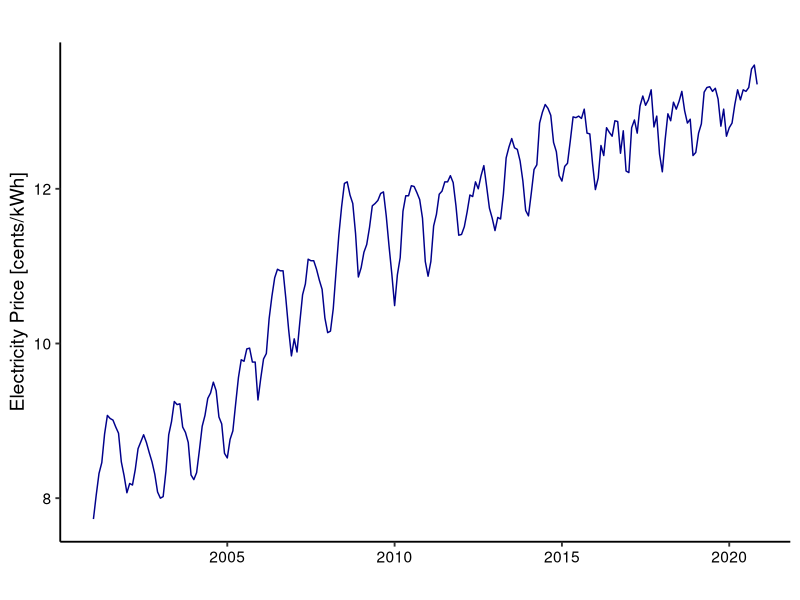
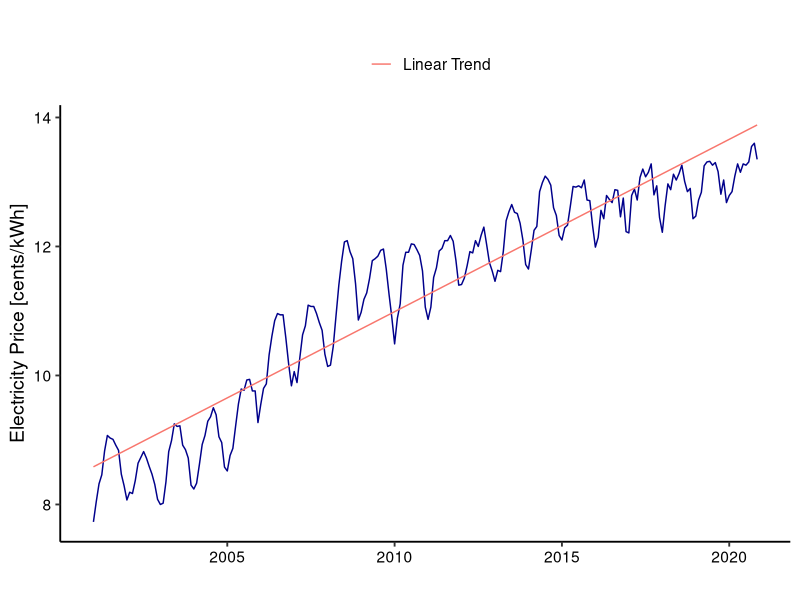
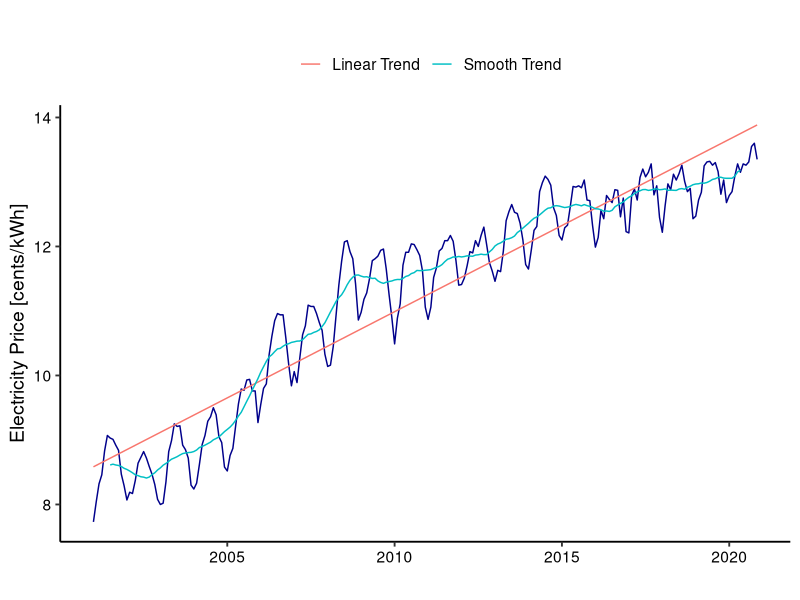
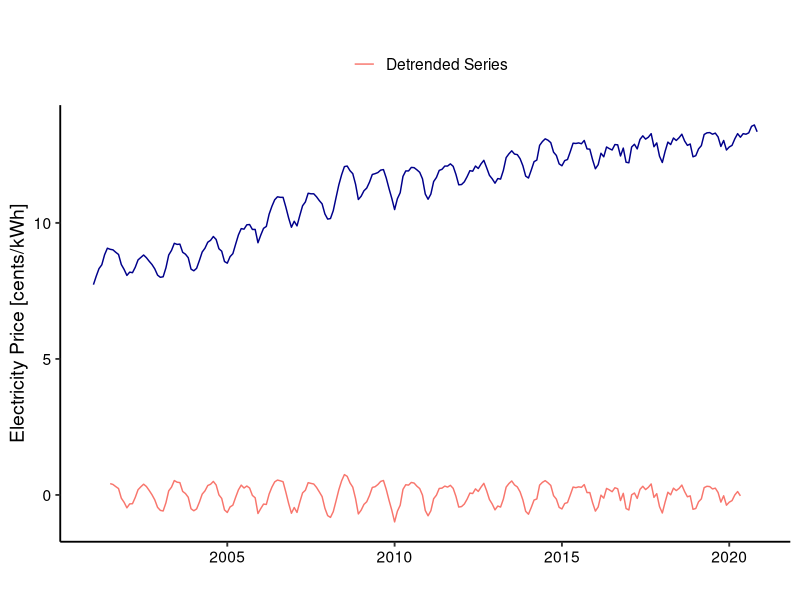
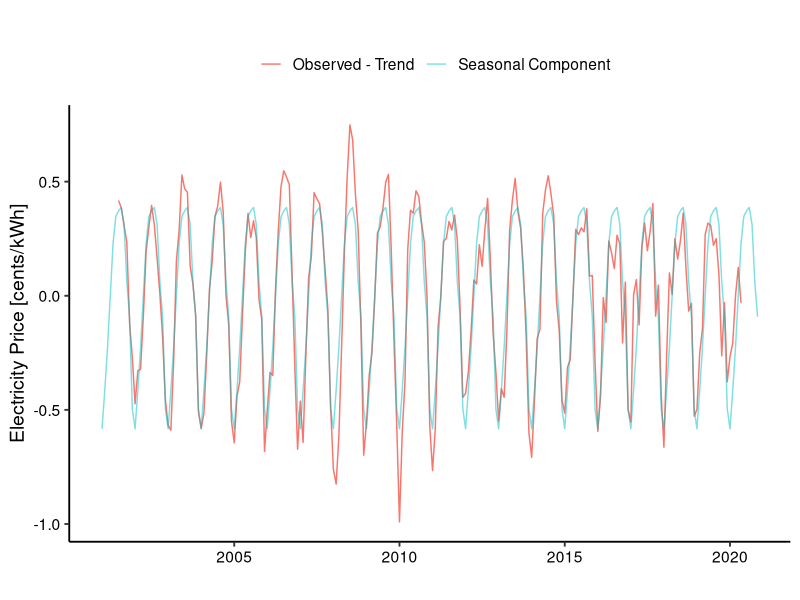
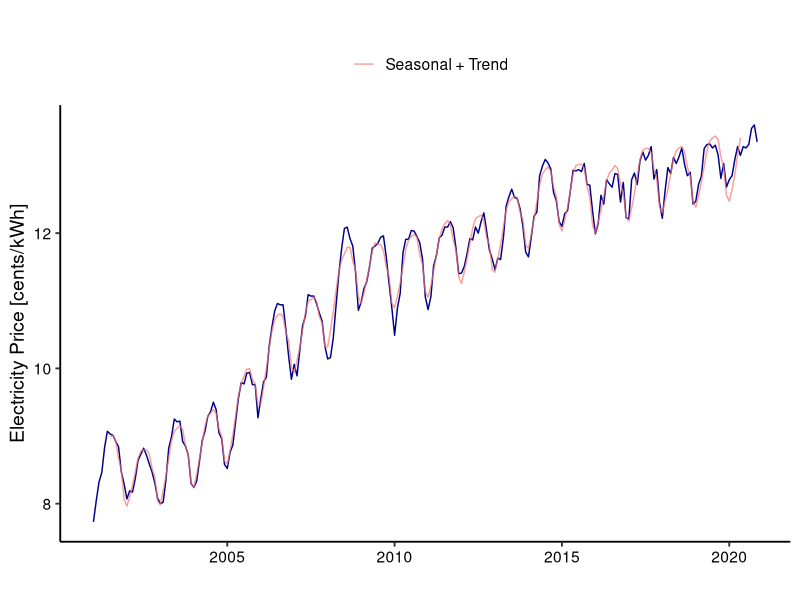
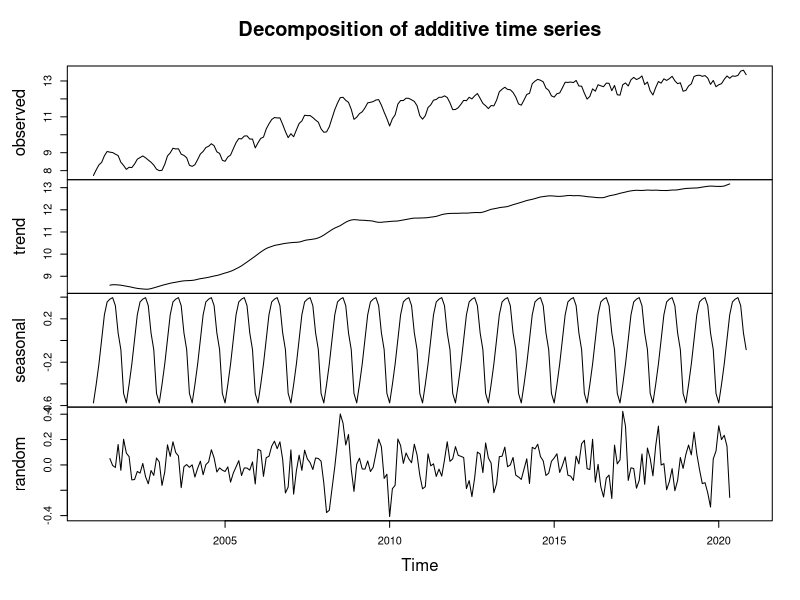
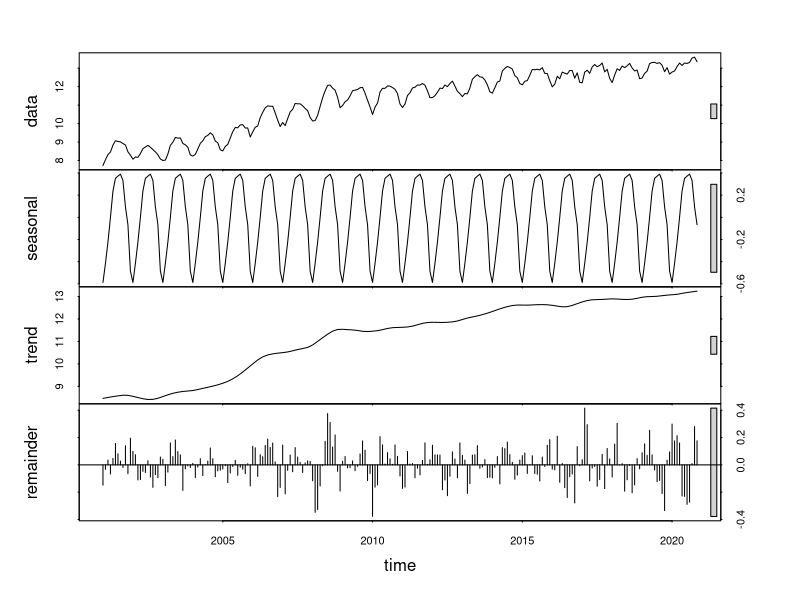

R code for these plots, in order:
## ---- chunk 1
library(tidyverse)
library(lubridate)
library(forecast)

mytheme <- theme_classic(base_size = 14) +
  theme(axis.text = element_text(color = "black"), 
        legend.position = "top") 
theme_set(mytheme)
## ---- chunk 2

#Importing time series data from csv file#
original_data <- read.csv("./Data/Processed/ElectricityPrice.csv")

nobs <- nrow(original_data)
head(original_data,10)

## ---- chunk 3
year1 <- year(original_data$Date[1])
month1 <- month(original_data$Date[1])
ts_original_data <- ts(original_data$Residential,start=c(year1,month1),frequency=12) 
ts_original_data
## ---- chunk 4

autoplot(ts_original_data, color="darkblue") +
    ylab("Electricity Price [cents/kWh]") +
    xlab("")
  

## ---- chunk 5
#create vector t
t <- c(1:nobs)

#combine t and original into one data frame
data <- data.frame("t"=t,"original"=original_data$Residential)

#Fit a linear trend to TS, lm function needs a data frame object
linear_trend_model=lm(original~t,data)  
summary(linear_trend_model)

#first coefficient is the intercept term or beta0
beta0=as.numeric(linear_trend_model$coefficients[1])  

#second coefficient is the slope or beta1
beta1=as.numeric(linear_trend_model$coefficients[2])  

## ---- chunk 6
#create linear trend series
linear_trend <- (beta0+beta1*t)
ts_linear_trend <- ts(linear_trend,start=c(year1,month1),frequency=12) 

#visualize the trend on observed data
autoplot(ts_original_data, color="darkblue") +
  autolayer(ts_linear_trend,series="Linear Trend") +
  ylab("Electricity Price [cents/kWh]") +
  xlab("") +
  labs(color="")

## ---- chunk 7

order <- 6 #frequency = 12
smooth_trend <- array(NA,nobs)
for(t in (order+1):(nobs)){
  smooth_trend[t] = mean(original_data$Residential[(t-order+1):(t+order)])
}
  
ts_smooth_trend <- ts(smooth_trend,start=c(year1,month1),frequency=12) 

autoplot(ts_original_data, col="darkblue") +
  autolayer(ts_linear_trend,series="Linear Trend" ) +
  autolayer(ts_smooth_trend,series="Smooth Trend" ) +
  ylab("Electricity Price [cents/kWh]") +
  xlab("") +
  labs(color="")

## ---- chunk 8
#Create detrended series from linear trend
detrend_linear <- original_data$Residential-(beta0+beta1*data$t)   
year1 <- year(original_data$Date[1])
month1 <- month(original_data$Date[1])
ts_detrend_linear <- ts(detrend_linear,start=c(year1,month1),frequency=12) 

#Create detrended series from rolling average trend - that the we will use
detrend_smooth <- original_data$Residential - smooth_trend
ts_detrend_smooth <- ts_original_data-ts_smooth_trend

autoplot(ts_original_data, col="darkblue") +
  autolayer(ts_detrend_smooth,series="Detrended Series" ) +
  ylab("Electricity Price [cents/kWh]") +
  xlab("") +
  labs(color="")
## ---- chunk 9
#First create the seasonal dummies
dummies <- seasonaldummy(ts_detrend_smooth)  #this function only accepts ts object

#Then fit a linear model to the seasonal dummies
seas_means_model=lm(detrend_smooth~dummies)
summary(seas_means_model)

#Look at the regression coefficient. These will be the values of Beta

#Store regression coefficients
beta_int=seas_means_model$coefficients[1]
beta_coeff=seas_means_model$coefficients[2:12]



## ---- chunk 10
#compute seasonal component
seas_component=array(0,nobs)
for(i in 1:nobs){
  seas_component[i]=(beta_int+beta_coeff%*%dummies[i,])
}

#Transform into a ts object
ts_seasonal_component <- ts(seas_component,start=c(year1,month1),frequency=12) 

#Understanding what we did
autoplot(ts_detrend_smooth,series="Observed - Trend") +
  autolayer(ts_seasonal_component,series="Seasonal Component",alpha=0.5) +
  ylab("Electricity Price [cents/kWh]") +
  xlab("") +
  labs(color="")

## ---- chunk 11
#Create seasonal + trend object
ts_seasonal_trend <- ts_seasonal_component + ts_smooth_trend 

#Understanding what we did
autoplot(ts_original_data, color="darkblue") +
  autolayer(ts_seasonal_trend,series="Seasonal + Trend", alpha=0.7) +
  ylab("Electricity Price [cents/kWh]") +
  xlab("") +
  labs(color="")

## ---- chunk 12
decompose <- decompose(ts_original_data,"additive") 
plot(decompose)

## ---- chunk 13
decompose <- stl(ts_original_data,s.window="periodic")
plot(decompose)
## ---- chunk 14
fit <- stl(ts_original_data,s.window="periodic")

original_forecast <- forecast(fit, h=48)

autoplot(original_forecast) + 
  ylab("Electricity Price [cents/kWh]") + 
  ggtitle("Forecast with Seasonal Trend Model")

